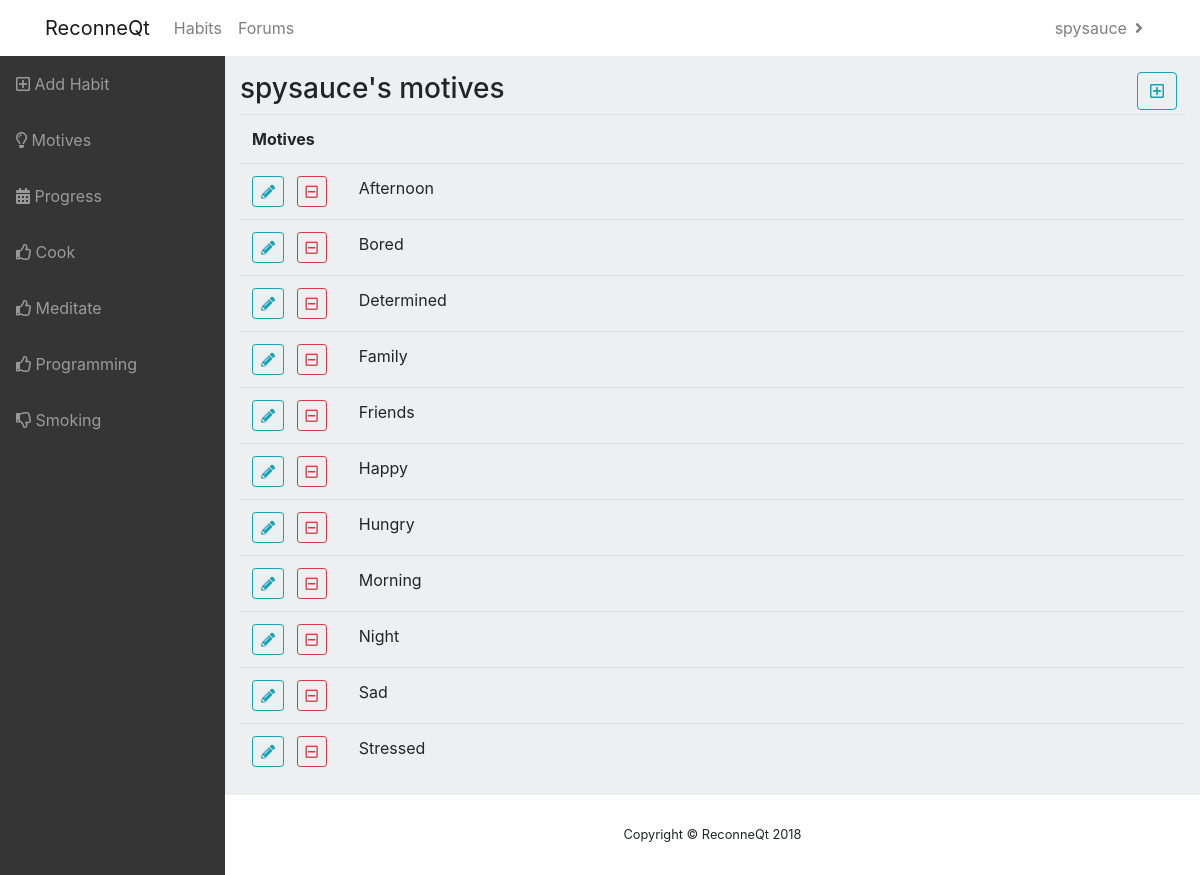
Screenshot of /reconneqt/motives/ (signed in) with the database file from the repository.
### habits/models.py (models this page shows, shortened)
class Habit(models.Model):
    habit_name = models.CharField(max_length=30)
    good_habit = models.BooleanField(default=False)
    user = models.ForeignKey(User, on_delete=models.CASCADE)
    class Meta:
        ordering = ('habit_name',)

class Motive(models.Model):
    motive_name = models.CharField(max_length=100)
    user = models.ForeignKey(User, on_delete=models.CASCADE)
    def __str__(self):
        return self.motive_name
    class Meta:
        ordering = ('motive_name',)

### habits/views/motives.py (the view)
# urls.py: path('motives/', views.motives, name='motives'),
@login_required
def motives(request):
    try:
        user_id = int(request.user.id)
        habit_list = Habit.objects.filter(user_id=user_id)
        motive_list = Motive.objects.filter(user_id=user_id)
        context = {
            'habit_list': habit_list,
            'motive_list': motive_list
        }
    except User.DoesNotExist:
        raise Http404("User does not exist")
    return render(request, 'habits/motive_detail.html', context)

### habits/templates/habits/motive_detail.html
{% extends "habits/base_habits.html" %}
{% block dynamic_menu %}
  {% for habit in habit_list %}
  <li class="nav-item">
    {% if habit.good_habit %}
    <a href="{% url 'habit_detail' habit.id %}" class="nav-link">
      <i class="far fa-thumbs-up"></i>
      <span>{{ habit.habit_name }}</span>
    </a>
    {% else %}
    <a href="{% url 'habit_detail' habit.id %}" class="nav-link">
      <i class="far fa-thumbs-down"></i>
      <span>{{ habit.habit_name }}</span>
    </a>
    {% endif %}
  </li>
  {% endfor %}
{% endblock %}
{% block main %}
<span data-toggle="modal">
  <a id="new-motive-button" data-form="{% url 'motive_new' %}" href="#" class="btn btn-outline-info mr-2" style="float:right" role="button" data-toggle="tooltip" data-target="#modal" data-placement="bottom" title="Add a motive">
    <i class="far fa-plus-square"></i>
  </a>
</span>
<h3>{{user}}'s motives</h3>
<table class="table">
  <tr>
    <th>Motives</th>
    <th></th>
  </tr>
  {% for motive in motive_list %}
  <tr>
    <td class="fit">
      <span data-toggle="modal">
        <a data-form="{% url 'motive_edit' pk=motive.id %}" href="#" class="edit-motive-button btn btn-outline-info mr-2 btn-sm" role="button" data-toggle="tooltip" data-target="#modal" data-placement="bottom" title="Edit {{ motive }}">
          <i class="fas fa-pencil-alt"></i>
        </a>
      </span>
      <a href="{% url 'motive_delete' pk=motive.pk %}" class="btn btn-outline-danger mr-2 btn-sm" role="button" data-toggle="tooltip" data-placement="bottom" id="delete_habit" title="Delete {{ motive }}">
        <i class="far fa-minus-square"></i>
      </a>
    </td>
    <td>
      {{ motive }}
    </td>
  </tr>
  {% endfor %}
</table>
{% endblock %}

### habits/templates/habits/base_template.html (shortened to what this page needs)
{% load static %}
<!doctype html>
<html lang="en">
  <head>
    <link rel="stylesheet" href="https://maxcdn.bootstrapcdn.com/bootstrap/4.0.0/css/bootstrap.min.css"
>
    <link rel="stylesheet" href="https://use.fontawesome.com/releases/v5.2.0/css/all.css">
    <link href="{% static 'habits/css/landing-page.css' %}" rel="stylesheet">
    <link href="{% static 'habits/css/bootstrap-datepicker3.min.css' %}" rel="stylesheet">
    {% block css %}{% endblock %}
  </head>
  <body>
    <nav class="navbar navbar-expand-md navbar-light static-top">
      <div class="container">
        <a class="navbar-brand" href="{% url 'index' %}">ReconneQt</a>
        <div class="collapse navbar-collapse" id="navbarsExampleDefault">
          <ul class="navbar-nav mr-auto">
            {% if not user.is_anonymous %}
            <li class="nav-item">
              <a class="nav-link" href="{% url 'progress' %}">Habits</a>
            </li>
            {% endif %}
            <li class="nav-item">
              <a class="nav-link" href="{% url 'forum' %}">Forums</a>
            </li>
          </ul>
          <ul class="navbar-nav">
            {% if not user.is_anonymous %}
            <li class="nav-item dropdown">
                <a class="nav-link dropdown-toggle float-right" href="http://example.com" id="userdropdown"
                data-toggle="dropdown" aria-haspopup="true" aria-expanded="false">{{ user.get_username }}</a>
            </li>
            {% else %}
            <li class="nav-item">
              <a class="nav-link" href="{% url 'login' %}?next={{request.path}}">Login</a>
            </li>
            {% endif %}
          </ul>
        </div>
      </div>
    </nav>
    {% block content %}{% endblock %}
  </body>
</html>

### habits/static/habits/css/landing-page.css (style rules this page uses)
.table td.fit, .table th.fit { white-space: nowrap; width: 1%; }

### habits/static/habits/css/sb-admin.css (style rules this page uses)
html { position: relative; min-height: 100%; }
body { height: 100%; }
.navbar-nav .nav-item.dropdown .dropdown-toggle::after { width: 1rem; text-align: center; float: right; vertical-align: 0; border: 0; font-weight: 900; content: '\f105'; font-family: 'Font Awesome 5 Free'; }
.sidebar .nav-item:last-child { margin-bottom: 1rem; }
.sidebar .nav-item .nav-link { text-align: center; padding: 0.75rem 1rem; width: 90px; }
.sidebar .nav-item .nav-link span { font-size: 0.65rem; display: block; }
.sidebar .nav-item .nav-link { color: rgba(255, 255, 255, 0.5); }
@media (min-width: 768px) { .sidebar .nav-item .nav-link { display: block; width: 100%; text-align: left; padding: 1rem; width: 225px; } }
@media (min-width: 768px) { .sidebar .nav-item .nav-link span { font-size: 1rem; display: inline; } }
:root { --input-padding-x: 0.75rem; --input-padding-y: 0.75rem; }

### habits/static/habits/css/starter-template.css (style rules this page uses)
body { overflow-x: hidden; background: #fff; }

### rows the page displays
Habit: habit_name "Cook"
Habit: habit_name "Meditate"
Habit: habit_name "Programming"
Habit: habit_name "Smoking"
Motive: motive_name "Afternoon"
Motive: motive_name "Bored"
Motive: motive_name "Determined"
Motive: motive_name "Family"
Motive: motive_name "Friends"
Motive: motive_name "Happy"
Motive: motive_name "Hungry"
Motive: motive_name "Morning"
Motive: motive_name "Night"
Motive: motive_name "Sad"
Motive: motive_name "Stressed"

### other values shown
{{ user.get_username }} "spysauce"
{{ user }} "spysauce"
